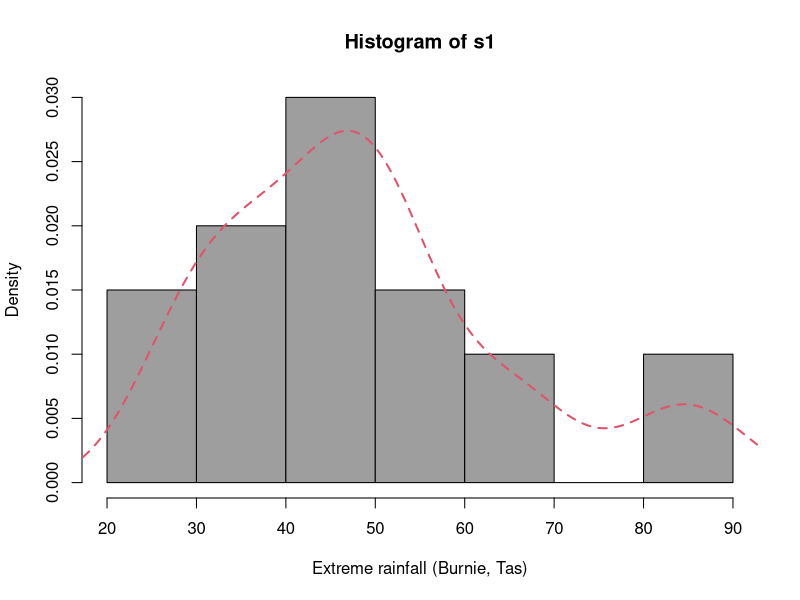
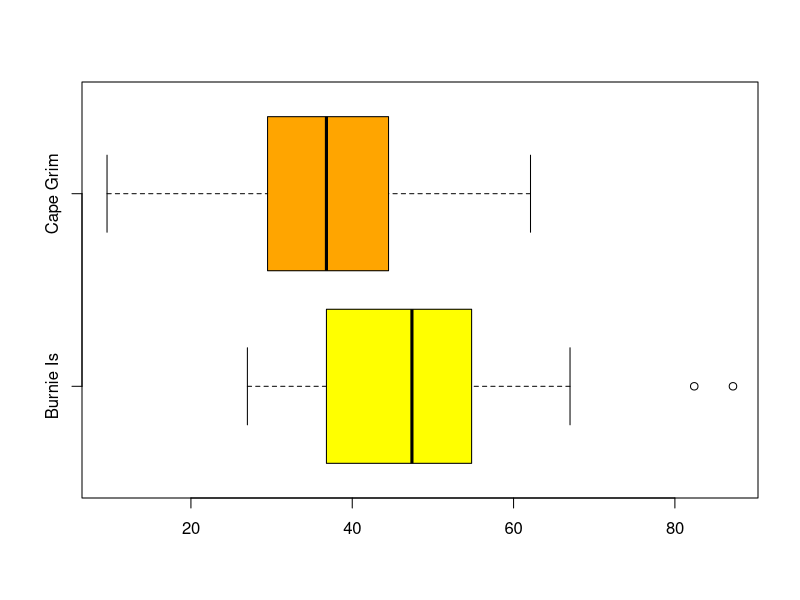
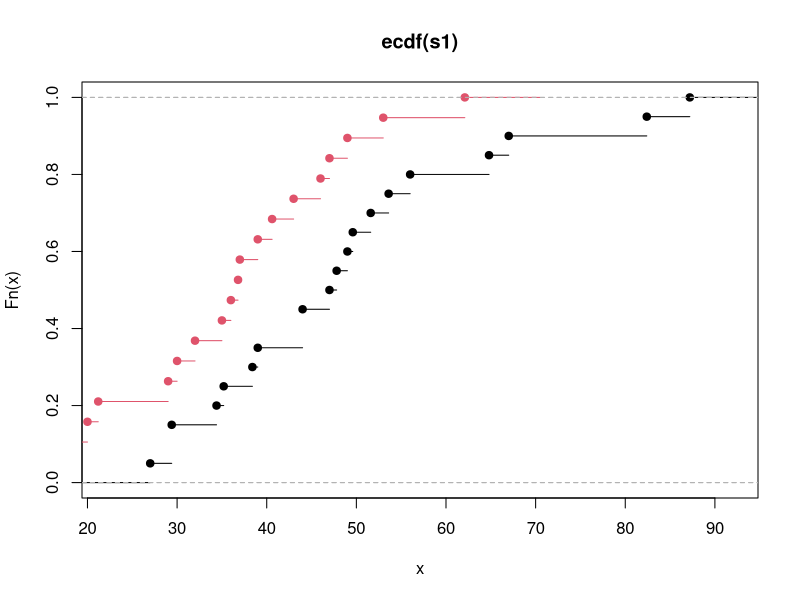
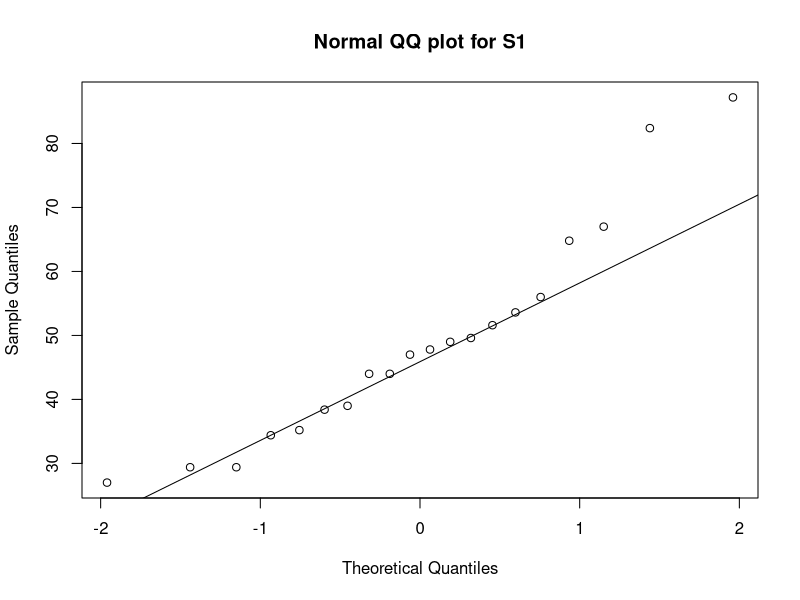
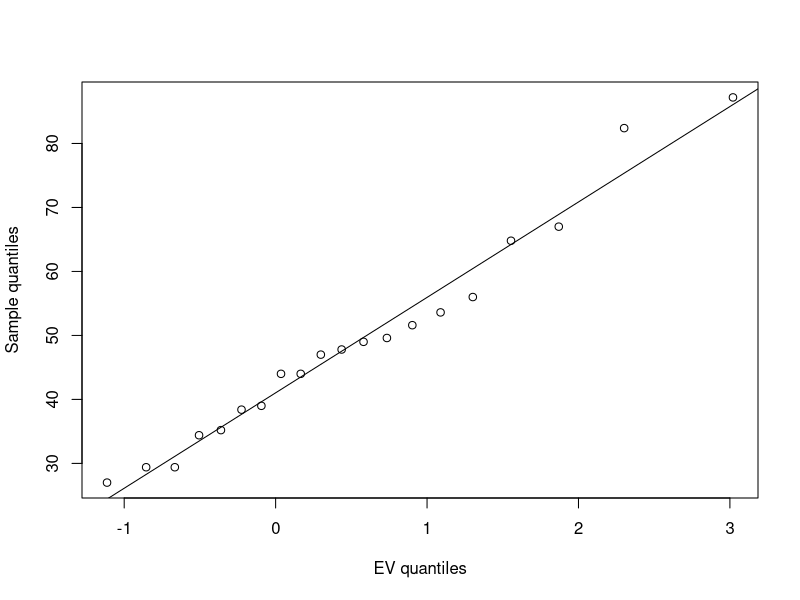
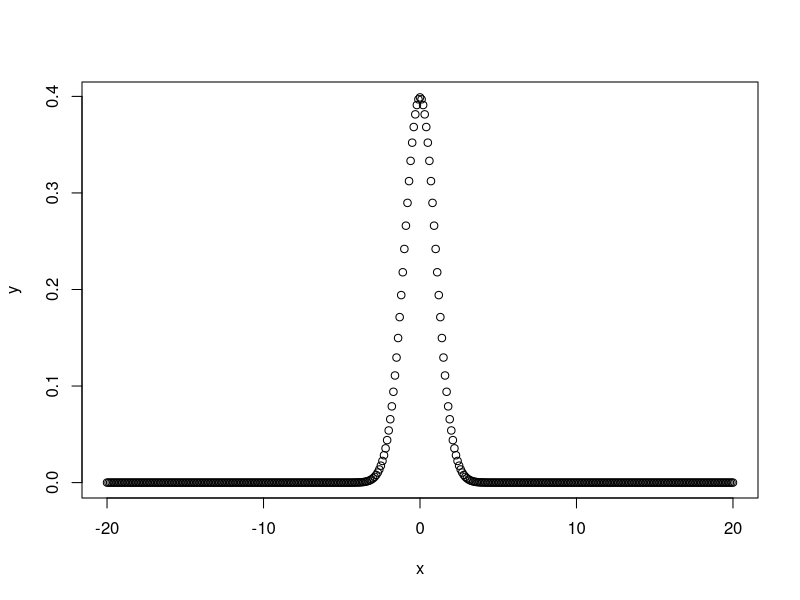
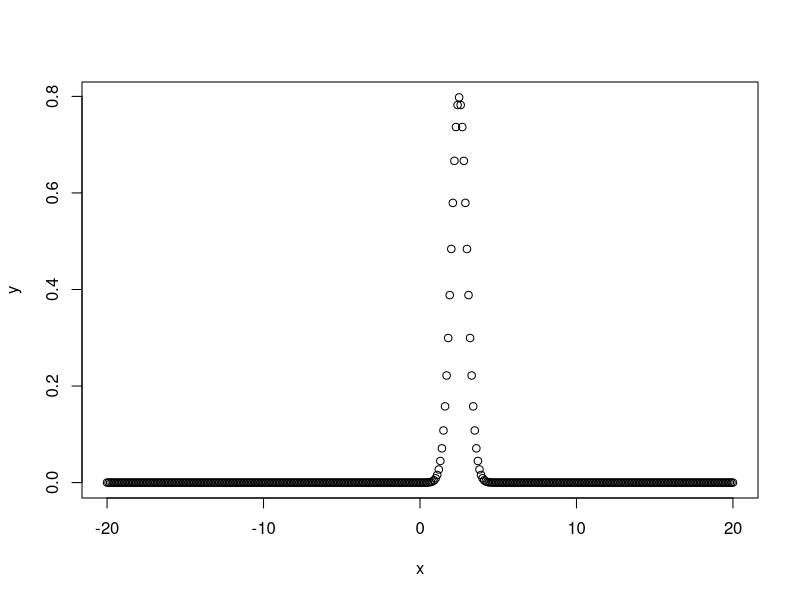
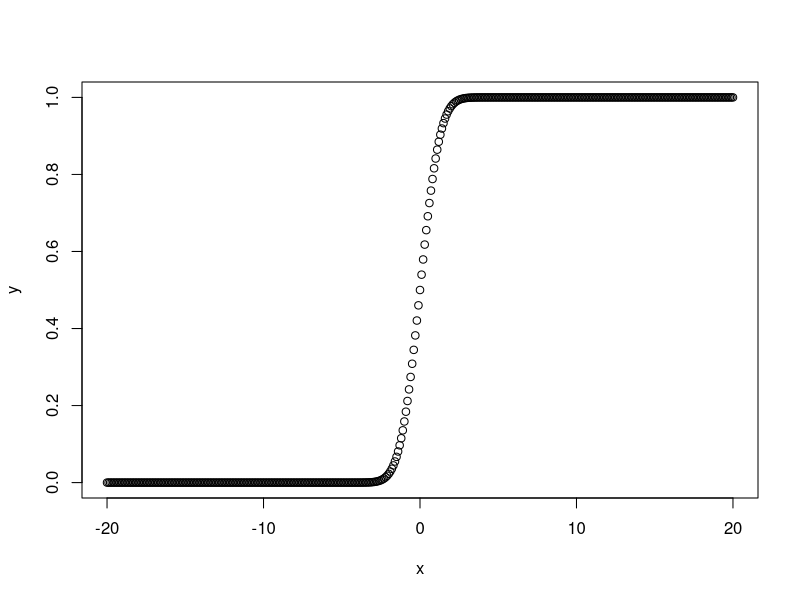

R code for these plots, in order:
## ----echo=FALSE----------------------------------------------------------
set.seed(1125)


## ------------------------------------------------------------------------
tasmania <- read.csv("tasmania.csv") # load data
dim(tasmania) # check data dimension
names(tasmania[, 1:5]) # names of the first 5 columns
year <- tasmania[, 1]   # create a vector for year
s1   <- tasmania[, 2]   # create a vector for station 1 (Burnie)
s2   <- tasmania[, 3]   # create a vector for station 2 (Cape Grim)


## ------------------------------------------------------------------------
summary(s1) # 5-number summary plus sample mean
sd(s1)  # sample standard deviation
IQR(s1) # interquartile range
quantile(s1, type = 6) # sample percentiles using Type 6 approximations
quantile(s1, type = 7) # sample percentiles using Type 7 approximations
summary(s2)
sd(s2, na.rm = TRUE)
IQR(s2, na.rm = TRUE)


## ----fig.height=4.5, fig.width=6-----------------------------------------
hist(s1, freq = FALSE, xlab = "Extreme rainfall (Burnie, Tas)", col = 8)
smooth.density = density(s1)  # fits a smooth curve
lines(smooth.density, lty = 2, lwd = 2, col = 2)  # draws the curve


## ----fig.height=4, fig.width=6-------------------------------------------
boxplot(s1, s2, horizontal = TRUE, names = c("Burnie Is", "Cape Grim"),
        col = c("yellow", "orange"))


## ----fig.height=4, fig.width=6-------------------------------------------
ecdf1 <- ecdf(s1)
ecdf2 <- ecdf(s2)
plot(ecdf1)
plot(ecdf2, col = 2, add = TRUE)


## ----fig.height=4, fig.width=6-------------------------------------------
qqnorm(s1, main = "Normal QQ plot for S1")
qqline(s1)


## ----fig.height=4, fig.width=6-------------------------------------------
Finv <- function(p) {-log(-log(p))}  # quantile function
p <- (1:20) / 21
y <- sort(s1) # order statistics
x <- Finv(p)  # theoretical quantiles
plot(x, y, ylab = "Sample quantiles", xlab = "EV quantiles")
fit <- lm(y ~ x) # this computes the "line of best fit"
                 # (more details later in the semester)
abline(fit)  # this plots the "line of best fit"


## ----fig.keep="none"-----------------------------------------------------
dnorm(0)
dnorm(0) * sqrt(2 * pi)
dnorm(0, mean = 4, sd = 2)
dnorm(c(-1, 0, 1))
x <- seq(-20, 20, by = 0.1)
y <- dnorm(x)
plot(x, y)
y <- dnorm(x, mean = 2.5, sd = 0.5)
plot(x, y)


## ----fig.keep="none"-----------------------------------------------------
pnorm(0)  # lower tail probability (cdf)
pnorm(1)
pnorm(1, lower.tail = FALSE)  # upper tail probability
pnorm(0, mean = 2, sd = 3)
x <- seq(-20, 20, by = 0.1)
y <- pnorm(x)
plot(x, y)
y <- pnorm(x, mean = 3, sd = 4)
plot(x, y)


## ----fig.keep="none"-----------------------------------------------------
qnorm(c(0.25, 0.5, 0.75), mean = 1, sd = 2) # quartiles for N(1,2)
x <- seq(0, 1, by = 0.05)
y <- qnorm(x)
plot(x, y)
y <- qnorm(x, mean = 3, sd = 2)
plot(x, y)
y <- qnorm(x, mean = 3, sd = 0.1)
plot(x, y)


## ----fig.keep="none"-----------------------------------------------------
rnorm(4)
rnorm(4, mean = 3, sd = 3)
rnorm(4, mean = 3, sd = 3)
y <- rnorm(200)
hist(y)
y <- rnorm(200, mean = -2)
hist(y)
qqnorm(y)
qqline(y)


## ------------------------------------------------------------------------
mu.hat = mean(s1)
mu.hat
n = length(s1)
sigma.hat = sqrt((n - 1) * var(s1) / n)
sigma.hat


## ------------------------------------------------------------------------
library(MASS)

# Prepares the Gumbel pdf:
dgumbel <- function(x, mu, sigma)
    exp((mu - x) / sigma - exp((mu - x) / sigma)) / sigma
# Fits the Gumbel distribution
gumbel.fit <- fitdistr(x = s1, densfun = dgumbel,
                       start = list(mu = 50, sigma = 10))
gumbel.fit


## ------------------------------------------------------------------------
normal.fit <- fitdistr(x = s1, densfun = "normal")
normal.fit


## ------------------------------------------------------------------------
neg.llk <- function(theta) { # negative log-likelihood
    mu    <- theta[1]
    sigma <- theta[2]
    out   <- -sum(log(dgumbel(s1, mu, sigma)))
    return(out)
}
fit <- optim(c(50, 10), neg.llk) # fits MLEs
theta.hat <- fit$par # returns estimates
theta.hat


## ----fig.height=4, fig.width=6-------------------------------------------
# Write fitted normal and Gumbel pdfs
pdf1 <- function(x) dnorm(x, mean = mu.hat, sd = sigma.hat)
pdf2 <- function(x) dgumbel(x, mu = theta.hat[1], sigma = theta.hat[2])

# Plot data and fitted models
hist(s1, freq = FALSE, col = "gray", main = NULL, xlab = "x", xlim = c(0,100))
curve(pdf1, from = 0, to = 100, col = 2, lty = 2, lwd = 2, add = TRUE)
curve(pdf2, from = 0, to = 100, col = 1, lty = 1, lwd = 2, add = TRUE)


## ------------------------------------------------------------------------
x.bar  <- mean(s1)
x2.bar <- mean(s1^2)
a <- 0.577215
b <- 1.978
sigma.tilde <- sqrt((x2.bar - x.bar^2) / (b - a^2))
sigma.tilde
mu.tilde <- x.bar - a * sigma.tilde
mu.tilde
